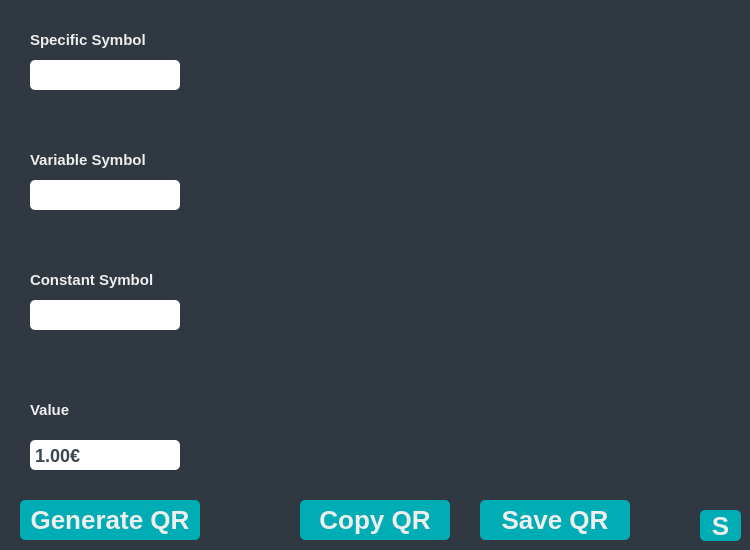
<?xml version="1.0" encoding="UTF-8"?>
<ui version="4.0">
 <class>MainWindow</class>
 <widget class="QMainWindow" name="MainWindow">
  <property name="geometry">
   <rect>
    <x>0</x>
    <y>0</y>
    <width>750</width>
    <height>550</height>
   </rect>
  </property>
  <property name="sizePolicy">
   <sizepolicy hsizetype="Fixed" vsizetype="Fixed">
    <horstretch>0</horstretch>
    <verstretch>0</verstretch>
   </sizepolicy>
  </property>
  <property name="minimumSize">
   <size>
    <width>750</width>
    <height>550</height>
   </size>
  </property>
  <property name="maximumSize">
   <size>
    <width>750</width>
    <height>550</height>
   </size>
  </property>
  <property name="windowTitle">
   <string>SEPA QR generator</string>
  </property>
  <property name="styleSheet">
   <string notr="true">#centralwidget {
    background-color: #303841;
}
#cSymbol, #vSymbol, #sSymbol, #aSymbol{
background-color:  #303841;
}

QPushButton{
 background-color: #00ADB5;
    color: #EEEEEE;
    font-size: 26px;
    font-weight: bold;
    border-radius: 5px;
    padding: 2px;

}
QLabel{
    font-weight: bold;
    color: #EEEEEE;
    font-size: 15px;
}

QLineEdit, QDoubleSpinBox{
    color: #3A4750;
    height: 24px;
    font-size: 18px;
    border-radius: 5px;
    font-weight: bold;
    padding: 3px;
}
</string>
  </property>
  <widget class="QWidget" name="centralwidget">
   <property name="autoFillBackground">
    <bool>false</bool>
   </property>
   <widget class="QPushButton" name="saveBtn">
    <property name="geometry">
     <rect>
      <x>480</x>
      <y>500</y>
      <width>150</width>
      <height>40</height>
     </rect>
    </property>
    <property name="text">
     <string>Save QR</string>
    </property>
   </widget>
   <widget class="QPushButton" name="copyBtn">
    <property name="geometry">
     <rect>
      <x>300</x>
      <y>500</y>
      <width>150</width>
      <height>40</height>
     </rect>
    </property>
    <property name="text">
     <string>Copy QR</string>
    </property>
   </widget>
   <widget class="QPushButton" name="generateBtn">
    <property name="geometry">
     <rect>
      <x>20</x>
      <y>500</y>
      <width>180</width>
      <height>40</height>
     </rect>
    </property>
    <property name="text">
     <string>Generate QR</string>
    </property>
   </widget>
   <widget class="QWidget" name="cSymbol" native="true">
    <property name="geometry">
     <rect>
      <x>20</x>
      <y>260</y>
      <width>180</width>
      <height>90</height>
     </rect>
    </property>
    <property name="styleSheet">
     <string notr="true"/>
    </property>
    <widget class="QLineEdit" name="inputCS">
     <property name="geometry">
      <rect>
       <x>10</x>
       <y>40</y>
       <width>150</width>
       <height>30</height>
      </rect>
     </property>
     <property name="toolTip">
      <string>4 numbers</string>
     </property>
    </widget>
    <widget class="QLabel" name="labelCS">
     <property name="geometry">
      <rect>
       <x>10</x>
       <y>10</y>
       <width>150</width>
       <height>20</height>
      </rect>
     </property>
     <property name="text">
      <string>Constant Symbol</string>
     </property>
    </widget>
   </widget>
   <widget class="QWidget" name="vSymbol" native="true">
    <property name="geometry">
     <rect>
      <x>20</x>
      <y>140</y>
      <width>180</width>
      <height>90</height>
     </rect>
    </property>
    <property name="styleSheet">
     <string notr="true">#sSymbol, vSymbol, cSymbol{
background-color: lightgrey;
}</string>
    </property>
    <widget class="QLineEdit" name="inputVS">
     <property name="geometry">
      <rect>
       <x>10</x>
       <y>40</y>
       <width>150</width>
       <height>30</height>
      </rect>
     </property>
     <property name="toolTip">
      <string>Max. of 10 characters</string>
     </property>
    </widget>
    <widget class="QLabel" name="labelVS">
     <property name="geometry">
      <rect>
       <x>10</x>
       <y>10</y>
       <width>150</width>
       <height>20</height>
      </rect>
     </property>
     <property name="text">
      <string>Variable Symbol</string>
     </property>
    </widget>
   </widget>
   <widget class="QWidget" name="sSymbol" native="true">
    <property name="geometry">
     <rect>
      <x>20</x>
      <y>20</y>
      <width>180</width>
      <height>90</height>
     </rect>
    </property>
    <property name="styleSheet">
     <string notr="true"/>
    </property>
    <widget class="QLineEdit" name="inputSS">
     <property name="geometry">
      <rect>
       <x>10</x>
       <y>40</y>
       <width>150</width>
       <height>30</height>
      </rect>
     </property>
     <property name="toolTip">
      <string>Max. of 10 numbers</string>
     </property>
    </widget>
    <widget class="QLabel" name="labelSS">
     <property name="geometry">
      <rect>
       <x>10</x>
       <y>10</y>
       <width>150</width>
       <height>20</height>
      </rect>
     </property>
     <property name="text">
      <string>Specific Symbol</string>
     </property>
    </widget>
   </widget>
   <widget class="QLabel" name="labelQR">
    <property name="geometry">
     <rect>
      <x>240</x>
      <y>20</y>
      <width>470</width>
      <height>470</height>
     </rect>
    </property>
    <property name="sizePolicy">
     <sizepolicy hsizetype="Fixed" vsizetype="Fixed">
      <horstretch>0</horstretch>
      <verstretch>0</verstretch>
     </sizepolicy>
    </property>
    <property name="minimumSize">
     <size>
      <width>470</width>
      <height>470</height>
     </size>
    </property>
    <property name="maximumSize">
     <size>
      <width>470</width>
      <height>470</height>
     </size>
    </property>
    <property name="text">
     <string/>
    </property>
   </widget>
   <widget class="QWidget" name="aSymbol" native="true">
    <property name="geometry">
     <rect>
      <x>20</x>
      <y>390</y>
      <width>180</width>
      <height>90</height>
     </rect>
    </property>
    <property name="styleSheet">
     <string notr="true"/>
    </property>
    <widget class="QDoubleSpinBox" name="value">
     <property name="enabled">
      <bool>true</bool>
     </property>
     <property name="geometry">
      <rect>
       <x>10</x>
       <y>50</y>
       <width>150</width>
       <height>30</height>
      </rect>
     </property>
     <property name="wrapping">
      <bool>false</bool>
     </property>
     <property name="frame">
      <bool>true</bool>
     </property>
     <property name="buttonSymbols">
      <enum>QAbstractSpinBox::NoButtons</enum>
     </property>
     <property name="keyboardTracking">
      <bool>true</bool>
     </property>
     <property name="suffix">
      <string>€</string>
     </property>
     <property name="minimum">
      <double>1.000000000000000</double>
     </property>
     <property name="maximum">
      <double>9999999999.989999771118164</double>
     </property>
    </widget>
    <widget class="QLabel" name="label">
     <property name="geometry">
      <rect>
       <x>10</x>
       <y>10</y>
       <width>150</width>
       <height>20</height>
      </rect>
     </property>
     <property name="text">
      <string>Value</string>
     </property>
    </widget>
   </widget>
   <widget class="QPushButton" name="settingsBtn">
    <property name="geometry">
     <rect>
      <x>700</x>
      <y>510</y>
      <width>41</width>
      <height>31</height>
     </rect>
    </property>
    <property name="text">
     <string>S</string>
    </property>
   </widget>
  </widget>
 </widget>
 <resources/>
 <connections/>
</ui>
